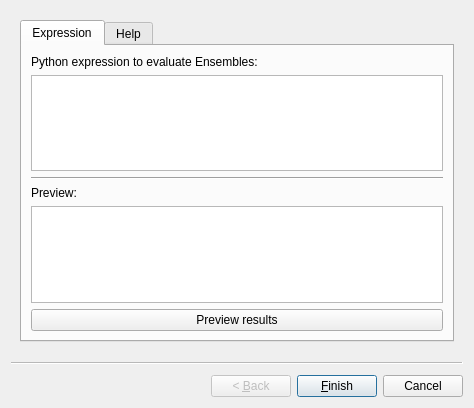
<?xml version="1.0" encoding="UTF-8"?>
<ui version="4.0">
 <class>Wizard</class>
 <widget class="QWizard" name="Wizard">
  <property name="geometry">
   <rect>
    <x>0</x>
    <y>0</y>
    <width>474</width>
    <height>408</height>
   </rect>
  </property>
  <property name="windowTitle">
   <string>Wizard</string>
  </property>
  <widget class="QWizardPage" name="wizardPage1">
   <layout class="QHBoxLayout" name="horizontalLayout">
    <item>
     <widget class="QTabWidget" name="tabWidget">
      <property name="currentIndex">
       <number>0</number>
      </property>
      <widget class="QWidget" name="tab">
       <attribute name="title">
        <string>Expression</string>
       </attribute>
       <layout class="QVBoxLayout" name="verticalLayout">
        <item>
         <widget class="QLabel" name="label">
          <property name="text">
           <string>Python expression to evaluate Ensembles:</string>
          </property>
         </widget>
        </item>
        <item>
         <widget class="QPlainTextEdit" name="textFilterExpression"/>
        </item>
        <item>
         <widget class="Line" name="line">
          <property name="orientation">
           <enum>Qt::Horizontal</enum>
          </property>
         </widget>
        </item>
        <item>
         <widget class="QLabel" name="label_2">
          <property name="text">
           <string>Preview:</string>
          </property>
         </widget>
        </item>
        <item>
         <widget class="QTextBrowser" name="textPreview"/>
        </item>
        <item>
         <widget class="QPushButton" name="pushPreview">
          <property name="text">
           <string>Preview results</string>
          </property>
         </widget>
        </item>
       </layout>
      </widget>
      <widget class="QWidget" name="tab_2">
       <attribute name="title">
        <string>Help</string>
       </attribute>
       <layout class="QVBoxLayout" name="verticalLayout_2">
        <item>
         <widget class="QTextBrowser" name="textBrowser">
          <property name="html">
           <string>&lt;!DOCTYPE HTML PUBLIC &quot;-//W3C//DTD HTML 4.0//EN&quot; &quot;http://www.w3.org/TR/REC-html40/strict.dtd&quot;&gt;
&lt;html&gt;&lt;head&gt;&lt;meta name=&quot;qrichtext&quot; content=&quot;1&quot; /&gt;&lt;style type=&quot;text/css&quot;&gt;
p, li { white-space: pre-wrap; }
&lt;/style&gt;&lt;/head&gt;&lt;body style=&quot; font-family:'Sans Serif'; font-size:9pt; font-weight:400; font-style:normal;&quot;&gt;
&lt;p style=&quot; margin-top:0px; margin-bottom:0px; margin-left:0px; margin-right:0px; -qt-block-indent:0; text-indent:0px;&quot;&gt;Examples:&lt;br /&gt;&lt;br /&gt;  # Keep only analytes found in at least 3 samples&lt;/p&gt;
&lt;p style=&quot; margin-top:0px; margin-bottom:0px; margin-left:0px; margin-right:0px; -qt-block-indent:0; text-indent:0px;&quot;&gt;  n &amp;gt;= 3&lt;/p&gt;
&lt;p style=&quot;-qt-paragraph-type:empty; margin-top:0px; margin-bottom:0px; margin-left:0px; margin-right:0px; -qt-block-indent:0; text-indent:0px;&quot;&gt;&lt;br /&gt;&lt;/p&gt;
&lt;p style=&quot; margin-top:0px; margin-bottom:0px; margin-left:0px; margin-right:0px; -qt-block-indent:0; text-indent:0px;&quot;&gt;  # Keep only analytes found in ALL samples&lt;/p&gt;
&lt;p style=&quot; margin-top:0px; margin-bottom:0px; margin-left:0px; margin-right:0px; -qt-block-indent:0; text-indent:0px;&quot;&gt;  n &amp;gt;= len(samples)&lt;/p&gt;
&lt;p style=&quot;-qt-paragraph-type:empty; margin-top:0px; margin-bottom:0px; margin-left:0px; margin-right:0px; -qt-block-indent:0; text-indent:0px;&quot;&gt;&lt;br /&gt;&lt;/p&gt;
&lt;p style=&quot; margin-top:0px; margin-bottom:0px; margin-left:0px; margin-right:0px; -qt-block-indent:0; text-indent:0px;&quot;&gt;  # Multiple conditions (AND)&lt;/p&gt;
&lt;p style=&quot; margin-top:0px; margin-bottom:0px; margin-left:0px; margin-right:0px; -qt-block-indent:0; text-indent:0px;&quot;&gt;  n &amp;gt;= 2 and mz &amp;gt; 200 and rt &amp;gt; 60&lt;/p&gt;
&lt;p style=&quot;-qt-paragraph-type:empty; margin-top:0px; margin-bottom:0px; margin-left:0px; margin-right:0px; -qt-block-indent:0; text-indent:0px;&quot;&gt;&lt;br /&gt;&lt;/p&gt;
&lt;p style=&quot; margin-top:0px; margin-bottom:0px; margin-left:0px; margin-right:0px; -qt-block-indent:0; text-indent:0px;&quot;&gt;  # Multiple conditions (OR)&lt;/p&gt;
&lt;p style=&quot; margin-top:0px; margin-bottom:0px; margin-left:0px; margin-right:0px; -qt-block-indent:0; text-indent:0px;&quot;&gt;  n &amp;gt;= 5 or mz &amp;gt; 500&lt;/p&gt;
&lt;p style=&quot;-qt-paragraph-type:empty; margin-top:0px; margin-bottom:0px; margin-left:0px; margin-right:0px; -qt-block-indent:0; text-indent:0px;&quot;&gt;&lt;br /&gt;&lt;/p&gt;
&lt;p style=&quot; margin-top:0px; margin-bottom:0px; margin-left:0px; margin-right:0px; -qt-block-indent:0; text-indent:0px;&quot;&gt;  # Must be present in a specific sample&lt;/p&gt;
&lt;p style=&quot; margin-top:0px; margin-bottom:0px; margin-left:0px; margin-right:0px; -qt-block-indent:0; text-indent:0px;&quot;&gt;  &amp;quot;sample_A&amp;quot; in samples&lt;/p&gt;
&lt;p style=&quot;-qt-paragraph-type:empty; margin-top:0px; margin-bottom:0px; margin-left:0px; margin-right:0px; -qt-block-indent:0; text-indent:0px;&quot;&gt;&lt;br /&gt;&lt;/p&gt;
&lt;p style=&quot; margin-top:0px; margin-bottom:0px; margin-left:0px; margin-right:0px; -qt-block-indent:0; text-indent:0px;&quot;&gt;  # Must be absent from a specific sample&lt;/p&gt;
&lt;p style=&quot; margin-top:0px; margin-bottom:0px; margin-left:0px; margin-right:0px; -qt-block-indent:0; text-indent:0px;&quot;&gt;  &amp;quot;blank&amp;quot; not in samples&lt;/p&gt;
&lt;p style=&quot;-qt-paragraph-type:empty; margin-top:0px; margin-bottom:0px; margin-left:0px; margin-right:0px; -qt-block-indent:0; text-indent:0px;&quot;&gt;&lt;br /&gt;&lt;/p&gt;
&lt;p style=&quot; margin-top:0px; margin-bottom:0px; margin-left:0px; margin-right:0px; -qt-block-indent:0; text-indent:0px;&quot;&gt;  # Present in any sample whose name contains &amp;quot;treated&amp;quot;&lt;/p&gt;
&lt;p style=&quot; margin-top:0px; margin-bottom:0px; margin-left:0px; margin-right:0px; -qt-block-indent:0; text-indent:0px;&quot;&gt;  any(&amp;quot;treated&amp;quot; in s for s in samples)&lt;/p&gt;
&lt;p style=&quot;-qt-paragraph-type:empty; margin-top:0px; margin-bottom:0px; margin-left:0px; margin-right:0px; -qt-block-indent:0; text-indent:0px;&quot;&gt;&lt;br /&gt;&lt;/p&gt;
&lt;p style=&quot; margin-top:0px; margin-bottom:0px; margin-left:0px; margin-right:0px; -qt-block-indent:0; text-indent:0px;&quot;&gt;  # Absent from all samples whose name starts with &amp;quot;blank&amp;quot;&lt;/p&gt;
&lt;p style=&quot; margin-top:0px; margin-bottom:0px; margin-left:0px; margin-right:0px; -qt-block-indent:0; text-indent:0px;&quot;&gt;  not any(s.startswith(&amp;quot;blank&amp;quot;) for s in samples)&lt;/p&gt;
&lt;p style=&quot;-qt-paragraph-type:empty; margin-top:0px; margin-bottom:0px; margin-left:0px; margin-right:0px; -qt-block-indent:0; text-indent:0px;&quot;&gt;&lt;br /&gt;&lt;/p&gt;
&lt;p style=&quot; margin-top:0px; margin-bottom:0px; margin-left:0px; margin-right:0px; -qt-block-indent:0; text-indent:0px;&quot;&gt;  # Present in at least 2 samples matching a pattern&lt;/p&gt;
&lt;p style=&quot; margin-top:0px; margin-bottom:0px; margin-left:0px; margin-right:0px; -qt-block-indent:0; text-indent:0px;&quot;&gt;  sum(1 for s in samples if &amp;quot;control&amp;quot; in s) &amp;gt;= 2&lt;/p&gt;
&lt;p style=&quot;-qt-paragraph-type:empty; margin-top:0px; margin-bottom:0px; margin-left:0px; margin-right:0px; -qt-block-indent:0; text-indent:0px;&quot;&gt;&lt;br /&gt;&lt;/p&gt;
&lt;p style=&quot; margin-top:0px; margin-bottom:0px; margin-left:0px; margin-right:0px; -qt-block-indent:0; text-indent:0px;&quot;&gt;  # m/z range filter&lt;/p&gt;
&lt;p style=&quot; margin-top:0px; margin-bottom:0px; margin-left:0px; margin-right:0px; -qt-block-indent:0; text-indent:0px;&quot;&gt;  200 &amp;lt; mz &amp;lt; 500&lt;/p&gt;
&lt;p style=&quot;-qt-paragraph-type:empty; margin-top:0px; margin-bottom:0px; margin-left:0px; margin-right:0px; -qt-block-indent:0; text-indent:0px;&quot;&gt;&lt;br /&gt;&lt;/p&gt;
&lt;p style=&quot; margin-top:0px; margin-bottom:0px; margin-left:0px; margin-right:0px; -qt-block-indent:0; text-indent:0px;&quot;&gt;  # RT range filter (seconds)&lt;/p&gt;
&lt;p style=&quot; margin-top:0px; margin-bottom:0px; margin-left:0px; margin-right:0px; -qt-block-indent:0; text-indent:0px;&quot;&gt;  60 &amp;lt; rt &amp;lt; 300&lt;/p&gt;
&lt;p style=&quot;-qt-paragraph-type:empty; margin-top:0px; margin-bottom:0px; margin-left:0px; margin-right:0px; -qt-block-indent:0; text-indent:0px;&quot;&gt;&lt;br /&gt;&lt;/p&gt;
&lt;p style=&quot; margin-top:0px; margin-bottom:0px; margin-left:0px; margin-right:0px; -qt-block-indent:0; text-indent:0px;&quot;&gt;  # Max intensity across all samples &amp;gt; 100,000&lt;/p&gt;
&lt;p style=&quot; margin-top:0px; margin-bottom:0px; margin-left:0px; margin-right:0px; -qt-block-indent:0; text-indent:0px;&quot;&gt;  max(intensities.values()) &amp;gt; 1e5&lt;/p&gt;
&lt;p style=&quot;-qt-paragraph-type:empty; margin-top:0px; margin-bottom:0px; margin-left:0px; margin-right:0px; -qt-block-indent:0; text-indent:0px;&quot;&gt;&lt;br /&gt;&lt;/p&gt;
&lt;p style=&quot; margin-top:0px; margin-bottom:0px; margin-left:0px; margin-right:0px; -qt-block-indent:0; text-indent:0px;&quot;&gt;  # Average intensity &amp;gt; 50,000&lt;/p&gt;
&lt;p style=&quot; margin-top:0px; margin-bottom:0px; margin-left:0px; margin-right:0px; -qt-block-indent:0; text-indent:0px;&quot;&gt;  sum(intensities.values()) / n &amp;gt; 5e4&lt;/p&gt;
&lt;p style=&quot;-qt-paragraph-type:empty; margin-top:0px; margin-bottom:0px; margin-left:0px; margin-right:0px; -qt-block-indent:0; text-indent:0px;&quot;&gt;&lt;br /&gt;&lt;/p&gt;
&lt;p style=&quot; margin-top:0px; margin-bottom:0px; margin-left:0px; margin-right:0px; -qt-block-indent:0; text-indent:0px;&quot;&gt;  # Intensity in a specific sample &amp;gt; 10,000&lt;/p&gt;
&lt;p style=&quot; margin-top:0px; margin-bottom:0px; margin-left:0px; margin-right:0px; -qt-block-indent:0; text-indent:0px;&quot;&gt;  intensities.get(&amp;quot;sample_A&amp;quot;, 0) &amp;gt; 1e4&lt;/p&gt;
&lt;p style=&quot;-qt-paragraph-type:empty; margin-top:0px; margin-bottom:0px; margin-left:0px; margin-right:0px; -qt-block-indent:0; text-indent:0px;&quot;&gt;&lt;br /&gt;&lt;/p&gt;
&lt;p style=&quot; margin-top:0px; margin-bottom:0px; margin-left:0px; margin-right:0px; -qt-block-indent:0; text-indent:0px;&quot;&gt;  # At least 3x more intense in treated vs control&lt;/p&gt;
&lt;p style=&quot; margin-top:0px; margin-bottom:0px; margin-left:0px; margin-right:0px; -qt-block-indent:0; text-indent:0px;&quot;&gt;  intensities.get(&amp;quot;treated&amp;quot;, 0) &amp;gt; 3 * intensities.get(&amp;quot;control&amp;quot;, 0)&lt;/p&gt;
&lt;p style=&quot; margin-top:0px; margin-bottom:0px; margin-left:0px; margin-right:0px; -qt-block-indent:0; text-indent:0px;&quot;&gt;&lt;br /&gt;&lt;/p&gt;&lt;/body&gt;&lt;/html&gt;</string>
          </property>
         </widget>
        </item>
       </layout>
      </widget>
     </widget>
    </item>
   </layout>
  </widget>
 </widget>
 <resources/>
 <connections/>
</ui>
